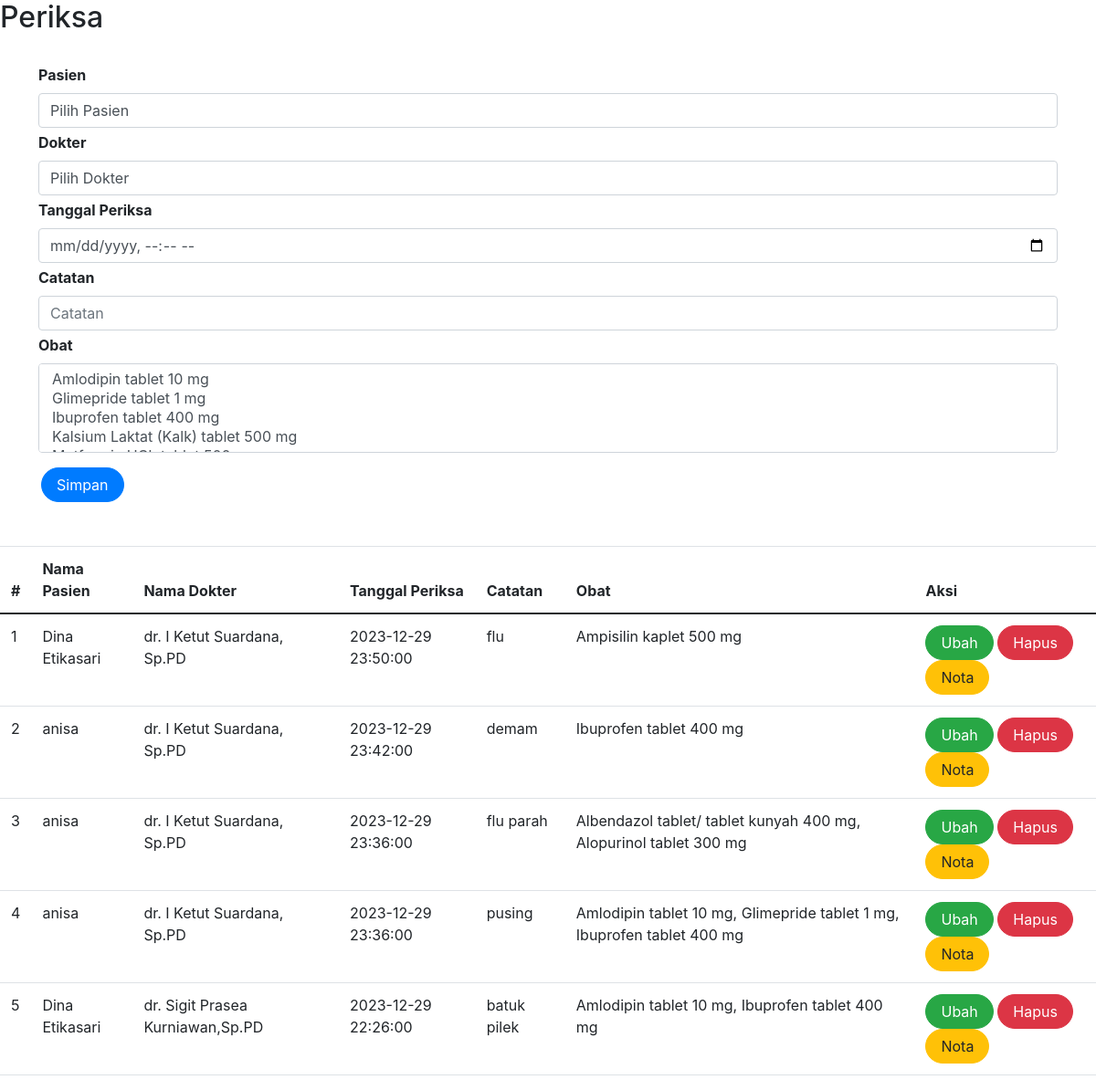
Screenshot of /periksa.php (signed in) with the database file from the repository.
### tables this page shows
CREATE TABLE `periksa` (
  `id` int(10) UNSIGNED NOT NULL,
  `id_dokter` int(10) UNSIGNED NOT NULL,
  `id_pasien` int(10) UNSIGNED NOT NULL,
  `tgl_periksa` datetime NOT NULL,
  `catatan` text NOT NULL
);

CREATE TABLE `pasien` (
  `id` int(10) UNSIGNED NOT NULL,
  `nama` varchar(255) DEFAULT NULL,
  `alamat` varchar(255) DEFAULT NULL,
  `no_hp` varchar(50) DEFAULT NULL
);

CREATE TABLE `dokter` (
  `id` int(10) UNSIGNED NOT NULL,
  `nama` varchar(255) DEFAULT NULL,
  `alamat` varchar(255) DEFAULT NULL,
  `no_hp` varchar(50) DEFAULT NULL
);

### periksa.php (the view, shortened to what this page needs)
<?php
    include_once("koneksi.php");
?>
<!DOCTYPE html>
<html lang="en">
<head>
    <link href="https://cdn.jsdelivr.net/npm/bootstrap@5.0.2/dist/css/bootstrap.min.css" rel="stylesheet">
    <link rel="stylesheet" href="https://stackpath.bootstrapcdn.com/bootstrap/4.5.2/css/bootstrap.min.css">
    <link href="https://cdn.jsdelivr.net/npm/select2@4.1.0-rc.0/dist/css/select2.min.css" rel="stylesheet" />
</head>
<body>
    <h2>Periksa</h2>
    <br>
    <div class="container">
        <form class="form-horizontal" method="POST" action="" name="myForm" onsubmit="return validateForm();">
            <?php
                $tgl_periksa = '';
                $catatan = '';
                $obat = '';
                ?>
            <div class="row">
                <label for="inputPasien" class="form-label fw-bold">Pasien</label>
                <div>
                    <select class="form-control" name="id_pasien">
                        <option hidden>Pilih Pasien</option>
                    </select>
                </div>
            </div>
            <div class="row mt-1">
                <label for="inputDokter" class="form-label fw-bold">Dokter</label>
                <div>
                    <select class="form-control" name="id_dokter">
                        <option hidden>Pilih Dokter</option>
                    </select>
                </div>
            </div>
            <div class="row mt-1">
            <label for="inputTanggal" class="form-label fw-bold">Tanggal Periksa</label>
                <div>
                    <input type="datetime-local" class="form-control" name="tgl_periksa" id="inputTanggal" placeholder="Tanggal Periksa" value="<?php echo $tgl_periksa ?>">
                </div>
            </div>
            <div class="row mt-1">
            <label for="inputCatatan" class="form-label fw-bold">Catatan</label>
                <div>
                    <input type="text" class="form-control" name="catatan" id="inputCatatan" placeholder="Catatan" value="<?php echo $catatan ?>">
                </div>
            </div>
            <div class="row mt-1">
            <label for="inputObat" class="form-label fw-bold">Obat</label>
            <div>
            <select class="form-control" name="id_obat[]" multiple="multiple" id="id_obat">
                <?php
                $obat_query = mysqli_query($mysqli, "SELECT * FROM obat");
                $selected_obat_array = explode(", ", $obat);
                while ($data_obat = mysqli_fetch_array($obat_query)) {
                    $selected_obat = (in_array($data_obat['nama_obat'], $selected_obat_array)) ? 'selected="selected"' : '';
                ?>
                    <option value="<?php echo $data_obat['id'] ?>" <?php echo $selected_obat ?>><?php echo $data_obat['nama_obat'] ?></option>
                <?php
                }
                ?>
            </select>
            </div>
            </div>
            <div class="row mt-3">
                <div class = col>
                    <button type="submit" class="btn btn-primary rounded-pill px-3 mt-auto" name="simpan">Simpan</button>
                </div>
            </div>
    </div>
        <br>
        <br>
        <table class="table table-hover">
            <thead>
                <tr>
                    <th scope="col">#</th>
                    <th scope="col">Nama Pasien</th>
                    <th scope="col">Nama Dokter</th>
                    <th scope="col">Tanggal Periksa</th>
                    <th scope="col">Catatan</th>
                    <th scope="col">Obat</th>
                    <th scope="col">Aksi</th>
                </tr>
            </thead>
            <tbody>
                <?php
                $result = mysqli_query($mysqli, "SELECT pr.id, d.nama as 'nama_dokter', p.nama as 'nama_pasien', pr.tgl_periksa, pr.catatan, GROUP_CONCAT(o.nama_obat SEPARATOR ', ') as 'obat'
                                                FROM periksa pr
                                                LEFT JOIN dokter d ON pr.id_dokter = d.id
                                                LEFT JOIN pasien p ON pr.id_pasien = p.id
                                                LEFT JOIN detail_periksa dp ON pr.id = dp.id_periksa
                                                LEFT JOIN obat o ON dp.id_obat = o.id
                                                GROUP BY pr.id
                                                ORDER BY pr.tgl_periksa DESC");
                $no = 1;
                while ($data = mysqli_fetch_array($result)) {
                ?>
                    <tr>
                        <td><?php echo $no++ ?></td>
                        <td><?php echo $data['nama_pasien'] ?></td>
                        <td><?php echo $data['nama_dokter'] ?></td>
                        <td><?php echo $data['tgl_periksa'] ?></td>
                        <td><?php echo $data['catatan'] ?></td>
                        <td><?php echo $data['obat'] ?></td>
                        <td>
                            <a class="btn btn-success rounded-pill px-3" href="index.php?page=periksa&id=<?php echo $data['id'] ?>">Ubah</a>
                            <a class="btn btn-danger rounded-pill px-3" href="index.php?page=periksa&id=<?php echo $data['id'] ?>&aksi=hapus">Hapus</a>
                            <a class="btn btn-warning rounded-pill px-3" href="index.php?page=invoice&id=<?php echo $data['id'] ?>">Nota</a>
                        </td>
                    </tr>
                <?php
                }
                ?>
            </tbody>
        </table>
</body>
</html>

### rows the page displays
periksa: id_pasien.nama "Dina Etikasari", id_dokter.nama "dr. I Ketut Suardana, Sp.PD", tgl_periksa "2023-12-29 23:50:00", catatan "flu", obat "Ampisilin kaplet 500 mg"
periksa: id_pasien.nama "anisa", id_dokter.nama "dr. I Ketut Suardana, Sp.PD", tgl_periksa "2023-12-29 23:42:00", catatan "demam", obat "Ibuprofen tablet 400 mg"
periksa: id_pasien.nama "anisa", id_dokter.nama "dr. I Ketut Suardana, Sp.PD", tgl_periksa "2023-12-29 23:36:00", catatan "flu parah", obat "Albendazol tablet/ tablet kunyah 400 mg, Alopurinol tablet 300 mg"
periksa: id_pasien.nama "anisa", id_dokter.nama "dr. I Ketut Suardana, Sp.PD", tgl_periksa "2023-12-29 23:36:00", catatan "pusing", obat "Amlodipin tablet 10 mg, Glimepride tablet 1 mg, Ibuprofen tablet 400 mg"
periksa: id_pasien.nama "Dina Etikasari", id_dokter.nama "dr. Sigit Prasea Kurniawan,Sp.PD", tgl_periksa "2023-12-29 22:26:00", catatan "batuk pilek", obat "Amlodipin tablet 10 mg, Ibuprofen tablet 400 mg"
